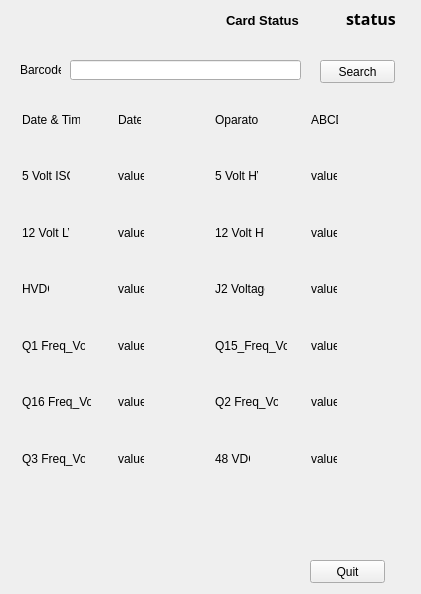
<?xml version="1.0" encoding="UTF-8"?>
<ui version="4.0">
 <class>Form</class>
 <widget class="QWidget" name="Form">
  <property name="geometry">
   <rect>
    <x>0</x>
    <y>0</y>
    <width>421</width>
    <height>594</height>
   </rect>
  </property>
  <property name="windowTitle">
   <string>Form</string>
  </property>
  <widget class="QPushButton" name="quit_button">
   <property name="geometry">
    <rect>
     <x>310</x>
     <y>560</y>
     <width>75</width>
     <height>23</height>
    </rect>
   </property>
   <property name="text">
    <string>Quit</string>
   </property>
  </widget>
  <widget class="QLabel" name="barcode_label">
   <property name="geometry">
    <rect>
     <x>20</x>
     <y>60</y>
     <width>41</width>
     <height>20</height>
    </rect>
   </property>
   <property name="text">
    <string>Barcode</string>
   </property>
  </widget>
  <widget class="QLineEdit" name="barcode_entry">
   <property name="geometry">
    <rect>
     <x>70</x>
     <y>60</y>
     <width>231</width>
     <height>20</height>
    </rect>
   </property>
  </widget>
  <widget class="QPushButton" name="search">
   <property name="geometry">
    <rect>
     <x>320</x>
     <y>60</y>
     <width>75</width>
     <height>23</height>
    </rect>
   </property>
   <property name="text">
    <string>Search</string>
   </property>
  </widget>
  <widget class="QLabel" name="date_label">
   <property name="geometry">
    <rect>
     <x>22</x>
     <y>112</y>
     <width>58</width>
     <height>16</height>
    </rect>
   </property>
   <property name="maximumSize">
    <size>
     <width>90</width>
     <height>16777215</height>
    </size>
   </property>
   <property name="text">
    <string>Date &amp; Time</string>
   </property>
  </widget>
  <widget class="QLabel" name="card_status_label">
   <property name="geometry">
    <rect>
     <x>226</x>
     <y>10</y>
     <width>90</width>
     <height>20</height>
    </rect>
   </property>
   <property name="maximumSize">
    <size>
     <width>90</width>
     <height>16777215</height>
    </size>
   </property>
   <property name="font">
    <font>
     <pointsize>10</pointsize>
     <weight>75</weight>
     <bold>true</bold>
    </font>
   </property>
   <property name="autoFillBackground">
    <bool>false</bool>
   </property>
   <property name="text">
    <string>Card Status</string>
   </property>
  </widget>
  <widget class="QLabel" name="v5_iso_label">
   <property name="geometry">
    <rect>
     <x>22</x>
     <y>168</y>
     <width>48</width>
     <height>16</height>
    </rect>
   </property>
   <property name="maximumSize">
    <size>
     <width>90</width>
     <height>16777215</height>
    </size>
   </property>
   <property name="text">
    <string>5 Volt ISO</string>
   </property>
  </widget>
  <widget class="QLabel" name="v12_lv_label">
   <property name="geometry">
    <rect>
     <x>22</x>
     <y>225</y>
     <width>47</width>
     <height>16</height>
    </rect>
   </property>
   <property name="maximumSize">
    <size>
     <width>90</width>
     <height>16777215</height>
    </size>
   </property>
   <property name="text">
    <string>12 Volt LV</string>
   </property>
  </widget>
  <widget class="QLabel" name="hvdc_label">
   <property name="geometry">
    <rect>
     <x>22</x>
     <y>281</y>
     <width>27</width>
     <height>16</height>
    </rect>
   </property>
   <property name="maximumSize">
    <size>
     <width>90</width>
     <height>16777215</height>
    </size>
   </property>
   <property name="text">
    <string>HVDC</string>
   </property>
  </widget>
  <widget class="QLabel" name="q1_freq_label">
   <property name="geometry">
    <rect>
     <x>22</x>
     <y>338</y>
     <width>63</width>
     <height>16</height>
    </rect>
   </property>
   <property name="maximumSize">
    <size>
     <width>90</width>
     <height>16777215</height>
    </size>
   </property>
   <property name="text">
    <string>Q1 Freq_Volt</string>
   </property>
  </widget>
  <widget class="QLabel" name="q16_freq_label">
   <property name="geometry">
    <rect>
     <x>22</x>
     <y>394</y>
     <width>69</width>
     <height>16</height>
    </rect>
   </property>
   <property name="maximumSize">
    <size>
     <width>90</width>
     <height>16777215</height>
    </size>
   </property>
   <property name="text">
    <string>Q16 Freq_Volt</string>
   </property>
  </widget>
  <widget class="QLabel" name="q3_fre_label">
   <property name="geometry">
    <rect>
     <x>22</x>
     <y>451</y>
     <width>63</width>
     <height>16</height>
    </rect>
   </property>
   <property name="maximumSize">
    <size>
     <width>90</width>
     <height>16777215</height>
    </size>
   </property>
   <property name="text">
    <string>Q3 Freq_Volt</string>
   </property>
  </widget>
  <widget class="QLabel" name="q1_freq">
   <property name="geometry">
    <rect>
     <x>118</x>
     <y>338</y>
     <width>26</width>
     <height>16</height>
    </rect>
   </property>
   <property name="maximumSize">
    <size>
     <width>91</width>
     <height>16777215</height>
    </size>
   </property>
   <property name="text">
    <string>value</string>
   </property>
  </widget>
  <widget class="QLabel" name="v12_lv">
   <property name="geometry">
    <rect>
     <x>118</x>
     <y>225</y>
     <width>26</width>
     <height>16</height>
    </rect>
   </property>
   <property name="maximumSize">
    <size>
     <width>91</width>
     <height>16777215</height>
    </size>
   </property>
   <property name="text">
    <string>value</string>
   </property>
  </widget>
  <widget class="QLabel" name="v5_iso">
   <property name="geometry">
    <rect>
     <x>118</x>
     <y>168</y>
     <width>26</width>
     <height>16</height>
    </rect>
   </property>
   <property name="maximumSize">
    <size>
     <width>91</width>
     <height>16777215</height>
    </size>
   </property>
   <property name="text">
    <string>value</string>
   </property>
  </widget>
  <widget class="QLabel" name="status">
   <property name="geometry">
    <rect>
     <x>346</x>
     <y>10</y>
     <width>71</width>
     <height>16</height>
    </rect>
   </property>
   <property name="maximumSize">
    <size>
     <width>91</width>
     <height>16777215</height>
    </size>
   </property>
   <property name="font">
    <font>
     <family>Arial Black</family>
     <pointsize>12</pointsize>
     <weight>75</weight>
     <bold>true</bold>
    </font>
   </property>
   <property name="text">
    <string>status</string>
   </property>
  </widget>
  <widget class="QLabel" name="date">
   <property name="geometry">
    <rect>
     <x>118</x>
     <y>112</y>
     <width>23</width>
     <height>16</height>
    </rect>
   </property>
   <property name="maximumSize">
    <size>
     <width>91</width>
     <height>16777215</height>
    </size>
   </property>
   <property name="text">
    <string>Date</string>
   </property>
  </widget>
  <widget class="QLabel" name="hvdc">
   <property name="geometry">
    <rect>
     <x>118</x>
     <y>281</y>
     <width>26</width>
     <height>16</height>
    </rect>
   </property>
   <property name="maximumSize">
    <size>
     <width>91</width>
     <height>16777215</height>
    </size>
   </property>
   <property name="text">
    <string>value</string>
   </property>
  </widget>
  <widget class="QLabel" name="q16_freq">
   <property name="geometry">
    <rect>
     <x>118</x>
     <y>394</y>
     <width>26</width>
     <height>16</height>
    </rect>
   </property>
   <property name="maximumSize">
    <size>
     <width>91</width>
     <height>16777215</height>
    </size>
   </property>
   <property name="text">
    <string>value</string>
   </property>
  </widget>
  <widget class="QLabel" name="q3_freq">
   <property name="geometry">
    <rect>
     <x>118</x>
     <y>451</y>
     <width>26</width>
     <height>16</height>
    </rect>
   </property>
   <property name="maximumSize">
    <size>
     <width>91</width>
     <height>16777215</height>
    </size>
   </property>
   <property name="text">
    <string>value</string>
   </property>
  </widget>
  <widget class="QLabel" name="operator_2">
   <property name="geometry">
    <rect>
     <x>311</x>
     <y>112</y>
     <width>27</width>
     <height>16</height>
    </rect>
   </property>
   <property name="maximumSize">
    <size>
     <width>90</width>
     <height>16777215</height>
    </size>
   </property>
   <property name="text">
    <string>ABCD</string>
   </property>
  </widget>
  <widget class="QLabel" name="v5_hv_label">
   <property name="geometry">
    <rect>
     <x>215</x>
     <y>168</y>
     <width>43</width>
     <height>16</height>
    </rect>
   </property>
   <property name="maximumSize">
    <size>
     <width>90</width>
     <height>16777215</height>
    </size>
   </property>
   <property name="text">
    <string>5 Volt HV</string>
   </property>
  </widget>
  <widget class="QLabel" name="v12_hv_label">
   <property name="geometry">
    <rect>
     <x>215</x>
     <y>225</y>
     <width>49</width>
     <height>16</height>
    </rect>
   </property>
   <property name="maximumSize">
    <size>
     <width>90</width>
     <height>16777215</height>
    </size>
   </property>
   <property name="text">
    <string>12 Volt HV</string>
   </property>
  </widget>
  <widget class="QLabel" name="v5_hv">
   <property name="geometry">
    <rect>
     <x>311</x>
     <y>168</y>
     <width>26</width>
     <height>16</height>
    </rect>
   </property>
   <property name="maximumSize">
    <size>
     <width>90</width>
     <height>16777215</height>
    </size>
   </property>
   <property name="text">
    <string>value</string>
   </property>
  </widget>
  <widget class="QLabel" name="q15_freq_label">
   <property name="geometry">
    <rect>
     <x>215</x>
     <y>338</y>
     <width>72</width>
     <height>16</height>
    </rect>
   </property>
   <property name="maximumSize">
    <size>
     <width>90</width>
     <height>16777215</height>
    </size>
   </property>
   <property name="text">
    <string>Q15_Freq_Volt</string>
   </property>
  </widget>
  <widget class="QLabel" name="v12_hv">
   <property name="geometry">
    <rect>
     <x>311</x>
     <y>225</y>
     <width>26</width>
     <height>16</height>
    </rect>
   </property>
   <property name="maximumSize">
    <size>
     <width>90</width>
     <height>16777215</height>
    </size>
   </property>
   <property name="text">
    <string>value</string>
   </property>
  </widget>
  <widget class="QLabel" name="vdc_48">
   <property name="geometry">
    <rect>
     <x>311</x>
     <y>451</y>
     <width>26</width>
     <height>16</height>
    </rect>
   </property>
   <property name="maximumSize">
    <size>
     <width>90</width>
     <height>16777215</height>
    </size>
   </property>
   <property name="text">
    <string>value</string>
   </property>
  </widget>
  <widget class="QLabel" name="q2_freq_label">
   <property name="geometry">
    <rect>
     <x>215</x>
     <y>394</y>
     <width>63</width>
     <height>16</height>
    </rect>
   </property>
   <property name="maximumSize">
    <size>
     <width>90</width>
     <height>16777215</height>
    </size>
   </property>
   <property name="text">
    <string>Q2 Freq_Volt</string>
   </property>
  </widget>
  <widget class="QLabel" name="q2_freq">
   <property name="geometry">
    <rect>
     <x>311</x>
     <y>394</y>
     <width>26</width>
     <height>16</height>
    </rect>
   </property>
   <property name="maximumSize">
    <size>
     <width>90</width>
     <height>16777215</height>
    </size>
   </property>
   <property name="text">
    <string>value</string>
   </property>
  </widget>
  <widget class="QLabel" name="vdc_48_label">
   <property name="geometry">
    <rect>
     <x>215</x>
     <y>451</y>
     <width>35</width>
     <height>16</height>
    </rect>
   </property>
   <property name="maximumSize">
    <size>
     <width>90</width>
     <height>16777215</height>
    </size>
   </property>
   <property name="text">
    <string>48 VDC</string>
   </property>
  </widget>
  <widget class="QLabel" name="j2_label">
   <property name="geometry">
    <rect>
     <x>215</x>
     <y>281</y>
     <width>50</width>
     <height>16</height>
    </rect>
   </property>
   <property name="maximumSize">
    <size>
     <width>90</width>
     <height>16777215</height>
    </size>
   </property>
   <property name="text">
    <string>J2 Voltage</string>
   </property>
  </widget>
  <widget class="QLabel" name="q15_freq">
   <property name="geometry">
    <rect>
     <x>311</x>
     <y>338</y>
     <width>26</width>
     <height>16</height>
    </rect>
   </property>
   <property name="maximumSize">
    <size>
     <width>90</width>
     <height>16777215</height>
    </size>
   </property>
   <property name="text">
    <string>value</string>
   </property>
  </widget>
  <widget class="QLabel" name="j2">
   <property name="geometry">
    <rect>
     <x>311</x>
     <y>281</y>
     <width>26</width>
     <height>16</height>
    </rect>
   </property>
   <property name="maximumSize">
    <size>
     <width>90</width>
     <height>16777215</height>
    </size>
   </property>
   <property name="text">
    <string>value</string>
   </property>
  </widget>
  <widget class="QLabel" name="op_label">
   <property name="geometry">
    <rect>
     <x>215</x>
     <y>112</y>
     <width>44</width>
     <height>16</height>
    </rect>
   </property>
   <property name="maximumSize">
    <size>
     <width>90</width>
     <height>16777215</height>
    </size>
   </property>
   <property name="text">
    <string>Oparator</string>
   </property>
  </widget>
  <zorder>quit_button</zorder>
  <zorder>barcode_label</zorder>
  <zorder>barcode_entry</zorder>
  <zorder>search</zorder>
  <zorder>card_status_label</zorder>
  <zorder>v5_iso_label</zorder>
  <zorder>v12_lv_label</zorder>
  <zorder>hvdc_label</zorder>
  <zorder>q1_freq_label</zorder>
  <zorder>q16_freq_label</zorder>
  <zorder>q3_fre_label</zorder>
  <zorder>date_label</zorder>
  <zorder>q1_freq</zorder>
  <zorder>v12_lv</zorder>
  <zorder>v5_iso</zorder>
  <zorder>status</zorder>
  <zorder>date</zorder>
  <zorder>hvdc</zorder>
  <zorder>q16_freq</zorder>
  <zorder>q3_freq</zorder>
  <zorder>operator_2</zorder>
  <zorder>v5_hv_label</zorder>
  <zorder>v12_hv_label</zorder>
  <zorder>v5_hv</zorder>
  <zorder>q15_freq_label</zorder>
  <zorder>v12_hv</zorder>
  <zorder>vdc_48</zorder>
  <zorder>q2_freq_label</zorder>
  <zorder>q2_freq</zorder>
  <zorder>vdc_48_label</zorder>
  <zorder>j2_label</zorder>
  <zorder>q15_freq</zorder>
  <zorder>j2</zorder>
  <zorder>op_label</zorder>
 </widget>
 <resources/>
 <connections>
  <connection>
   <sender>quit_button</sender>
   <signal>clicked()</signal>
   <receiver>Form</receiver>
   <slot>close()</slot>
   <hints>
    <hint type="sourcelabel">
     <x>347</x>
     <y>571</y>
    </hint>
    <hint type="destinationlabel">
     <x>210</x>
     <y>296</y>
    </hint>
   </hints>
  </connection>
 </connections>
</ui>
